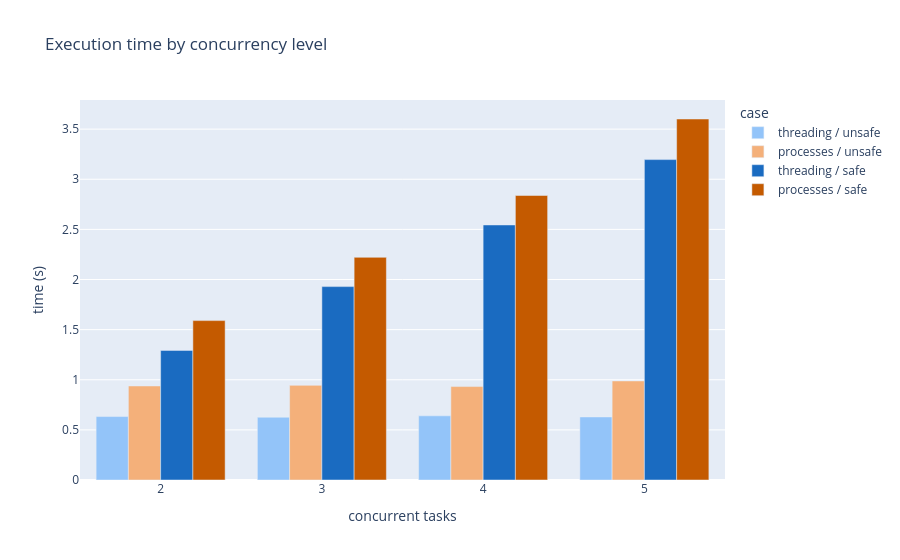

The cell this chart's notebook holds for it:
### Markdown cell above
## 01. Race Condition

### Code cell
CASE_COLORS = {
    "threading / unsafe": "#93C4F9",  # light blue
    "threading / safe  ": "#1A6BC1",  # dark blue
    "processes / unsafe": "#F4B07A",  # light orange
    "processes / safe  ": "#C45A00",  # dark orange
}

px.bar(
    df01,
    x="tasks",
    y="time_s",
    color="case",
    color_discrete_map=CASE_COLORS,
    barmode="group",
    title="Execution time by concurrency level",
    labels={"time_s": "time (s)", "tasks": "concurrent tasks"},
)

### Figure 1 — Plotly figure (JSON) as saved in the notebook; plotly's stock layout.template omitted (floating-point values rounded to 4 significant figures)
{"data": [{"alignmentgroup": "True", "hovertemplate": "case=threading / unsafe<br>concurrent tasks=%{x}<br>time (s)=%{y}<extra></extra>", "legendgroup": "threading / unsafe", "marker": {"color": "#93C4F9", "pattern": {"shape": ""}}, "name": "threading / unsafe", "offsetgroup": "threading / unsafe", "orientation": "v", "showlegend": true, "textposition": "auto", "type": "bar", "x": [3, 5, 2, 4], "xaxis": "x", "y": [0.626, 0.629, 0.633, 0.64], "yaxis": "y"}, {"alignmentgroup": "True", "hovertemplate": "case=processes / unsafe<br>concurrent tasks=%{x}<br>time (s)=%{y}<extra></extra>", "legendgroup": "processes / unsafe", "marker": {"color": "#F4B07A", "pattern": {"shape": ""}}, "name": "processes / unsafe", "offsetgroup": "processes / unsafe", "orientation": "v", "showlegend": true, "textposition": "auto", "type": "bar", "x": [4, 2, 3, 5], "xaxis": "x", "y": [0.932, 0.938, 0.944, 0.988], "yaxis": "y"}, {"alignmentgroup": "True", "hovertemplate": "case=threading / safe  <br>concurrent tasks=%{x}<br>time (s)=%{y}<extra></extra>", "legendgroup": "threading / safe  ", "marker": {"color": "#1A6BC1", "pattern": {"shape": ""}}, "name": "threading / safe  ", "offsetgroup": "threading / safe  ", "orientation": "v", "showlegend": true, "textposition": "auto", "type": "bar", "x": [2, 3, 4, 5], "xaxis": "x", "y": [1.293, 1.929, 2.544, 3.196], "yaxis": "y"}, {"alignmentgroup": "True", "hovertemplate": "case=processes / safe  <br>concurrent tasks=%{x}<br>time (s)=%{y}<extra></extra>", "legendgroup": "processes / safe  ", "marker": {"color": "#C45A00", "pattern": {"shape": ""}}, "name": "processes / safe  ", "offsetgroup": "processes / safe  ", "orientation": "v", "showlegend": true, "textposition": "auto", "type": "bar", "x": [2, 3, 4, 5], "xaxis": "x", "y": [1.59, 2.221, 2.838, 3.601], "yaxis": "y"}], "layout": {"barmode": "group", "legend": {"title": {"text": "case"}, "tracegroupgap": 0}, "title": {"text": "Execution time by concurrency level"}, "xaxis": {"anchor": "y", "domain": [0, 1], "title": {"text": "concurrent tasks"}}, "yaxis": {"anchor": "x", "domain": [0, 1], "title": {"text": "time (s)"}}}}
